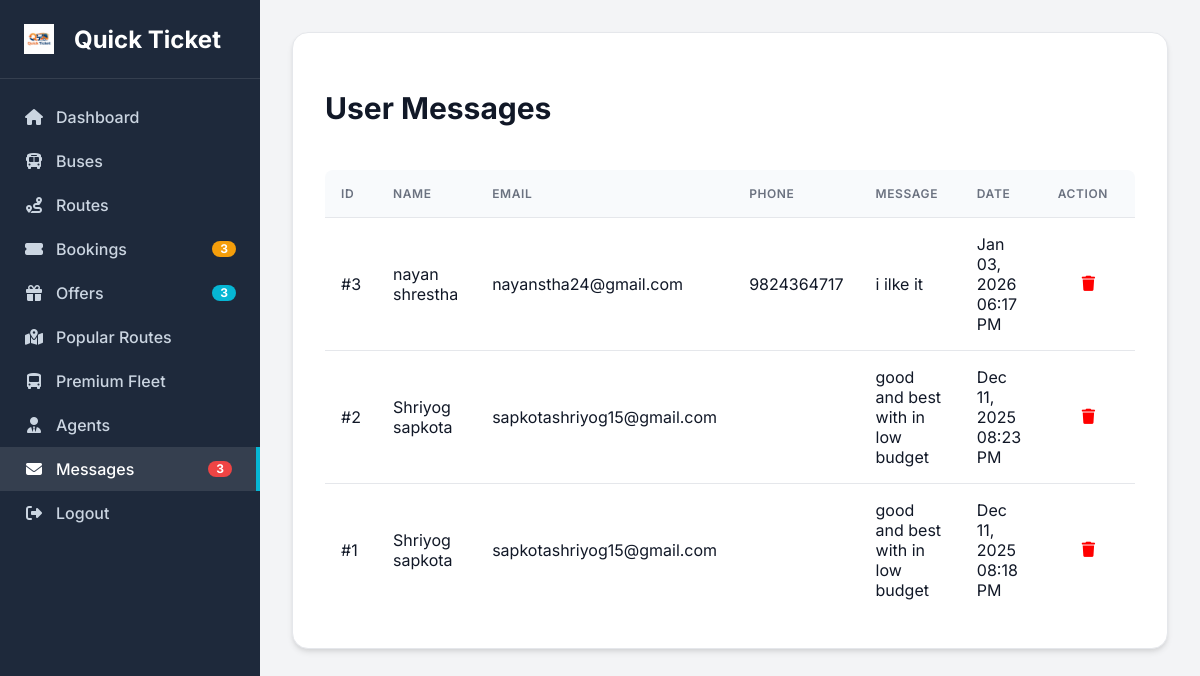
Page /admin/messages.php (signed in) on the committed database.
### tables this page shows
CREATE TABLE `messages` (
  `id` int(6) unsigned NOT NULL AUTO_INCREMENT,
  `name` varchar(100) NOT NULL,
  `email` varchar(100) NOT NULL,
  `phone` varchar(20) NOT NULL,
  `message` text NOT NULL,
  `created_at` timestamp NOT NULL DEFAULT current_timestamp(),
  `is_read` tinyint(1) DEFAULT 0,
  PRIMARY KEY (`id`)
);

### admin/messages.php (the view, shortened to what this page needs)
<?php
include 'includes/header.php';
include '../includes/db.php';
$sql = "SELECT * FROM messages ORDER BY created_at DESC";
$result = $conn->query($sql);
?>
<div class="card">
    <div style="display: flex; justify-content: space-between; align-items: center; margin-bottom: 20px;">
        <h2>User Messages</h2>
    </div>
    <div style="overflow-x: auto;">
        <table>
            <thead>
                <tr>
                    <th>ID</th>
                    <th>Name</th>
                    <th>Email</th>
                    <th>Phone</th>
                    <th>Message</th>
                    <th>Date</th>
                    <th>Action</th>
                </tr>
            </thead>
            <tbody>
                <?php if ($result->num_rows > 0): ?>
                    <?php while($row = $result->fetch_assoc()): ?>
                        <tr>
                            <td>#<?php echo $row['id']; ?></td>
                            <td><?php echo htmlspecialchars($row['name']); ?></td>
                            <td><?php echo htmlspecialchars($row['email']); ?></td>
                            <td><?php echo htmlspecialchars($row['phone']); ?></td>
                            <td><?php echo nl2br(htmlspecialchars($row['message'])); ?></td>
                            <td><?php echo date('M d, Y h:i A', strtotime($row['created_at'])); ?></td>
                            <td>
                                <a href="messages.php?delete=<?php echo $row['id']; ?>" class="btn btn-danger btn-sm" onclick="return confirm('Are you sure you want to delete this message?')" style="color: red;"><i class="fas fa-trash"></i></a>
                            </td>
                        </tr>
                    <?php endwhile; ?>
                <?php else: ?>
                    <tr>
                        <td colspan="5" style="text-align: center;">No messages found.</td>
                    </tr>
                <?php endif; ?>
            </tbody>
        </table>
    </div>
</div>
</div>
</div>
</body>
</html>

### assets/css/admin_style.css (style rules this page uses)
:root { --primary-color: #4f46e5; --primary-hover: #4338ca; --secondary-color: #64748b; --accent-color: #06b6d4; --success-color: #10b981; --danger-color: #ef4444; --warning-color: #f59e0b; --sidebar-bg: #1e293b; --sidebar-text: #f1f5f9; --bg-color: #f3f4f6; --card-bg: #ffffff; --text-primary: #111827; --text-secondary: #6b7280; --border-color: #e5e7eb; --shadow-sm: 0 1px 2px 0 rgba(0, 0, 0, 0.05); --shadow-md: 0 4px 6px -1px rgba(0, 0, 0, 0.1), 0 2px 4px -1px rgba(0, 0, 0, 0.06); --shadow-lg: 0 10px 15px -3px rgba(0, 0, 0, 0.1), 0 4px 6px -2px rgba(0, 0, 0, 0.05); --radius-md: 0.5rem; --radius-lg: 1rem; --font-family: 'Inter', sans-serif; }
body { font-family: var(--font-family); background-color: var(--bg-color); margin: 0; padding: 0; color: var(--text-primary); }
a { text-decoration: none; color: inherit; }
h2 { font-size: 1.875rem; font-weight: 700; margin-bottom: 1.5rem; color: var(--text-primary); }
.card { background-color: var(--card-bg); border-radius: var(--radius-lg); box-shadow: var(--shadow-md); padding: 2rem; margin-bottom: 2rem; border: 1px solid var(--border-color); }
table { width: 100%; border-collapse: separate; border-spacing: 0; }
th, td { padding: 1rem; text-align: left; border-bottom: 1px solid var(--border-color); }
th { background-color: #f8fafc; font-weight: 600; color: var(--text-secondary); text-transform: uppercase; font-size: 0.75rem; letter-spacing: 0.05em; }
th:first-child { border-top-left-radius: var(--radius-md); }
th:last-child { border-top-right-radius: var(--radius-md); }
tr:last-child td { border-bottom: none; }
.btn { display: inline-flex; align-items: center; justify-content: center; padding: 0.75rem 1.5rem; font-weight: 500; border-radius: var(--radius-md); transition: all 0.2s; cursor: pointer; border: none; font-size: 0.95rem; gap: 0.5rem; }

### rows in the picture
messages: id "3", name "nayan shrestha", email "nayanstha24@gmail.com", phone "9824364717", message "i ilke it", created_at "Jan 03, 2026 06:17 PM"
messages: id "2", name "Shriyog sapkota", email "sapkotashriyog15@gmail.com", message "good and best with in low budget", created_at "Dec 11, 2025 08:23 PM"
messages: id "1", name "Shriyog sapkota", email "sapkotashriyog15@gmail.com", message "good and best with in low budget", created_at "Dec 11, 2025 08:18 PM"

### other values in the picture
$pending_bookings_count "3"
$offers_count "3"
$unread_messages_count "3"
